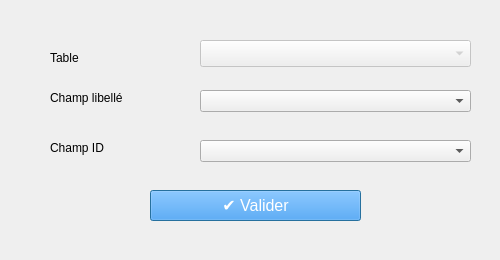
<?xml version="1.0" encoding="UTF-8"?>
<ui version="4.0">
    <class>Dialog</class>
    <widget class="QDialog" name="Dialog">
        <property name="windowModality">
            <enum>Qt::ApplicationModal</enum>
        </property>
        <property name="geometry">
            <rect>
                <x>0</x>
                <y>0</y>
                <width>500</width>
                <height>260</height>
            </rect>
        </property>
        <property name="windowTitle">
            <string>SITN 4D -Historisation d'une table</string>
        </property>
        <widget class="QComboBox" name="mapLayerComboBox">
            <property name="enabled">
                <bool>false</bool>
            </property>
            <property name="geometry">
                <rect>
                    <x>200</x>
                    <y>40</y>
                    <width>271</width>
                    <height>27</height>
                </rect>
            </property>
        </widget>
        <widget class="QPushButton" name="pushButton">
            <property name="geometry">
                <rect>
                    <x>150</x>
                    <y>190</y>
                    <width>211</width>
                    <height>31</height>
                </rect>
            </property>
            <property name="font">
                <font>
                    <pointsize>12</pointsize>
                </font>
            </property>
            <property name="styleSheet">
                <string notr="true">color:white;
background-color:#1E90FF;</string>
            </property>
            <property name="text">
                <string>✔️ Valider</string>
            </property>
            <property name="checkable">
                <bool>false</bool>
            </property>
        </widget>
        <widget class="QComboBox" name="libelleComboBox">
            <property name="geometry">
                <rect>
                    <x>200</x>
                    <y>90</y>
                    <width>271</width>
                    <height>22</height>
                </rect>
            </property>
        </widget>
        <widget class="QComboBox" name="idComboBox">
            <property name="geometry">
                <rect>
                    <x>200</x>
                    <y>140</y>
                    <width>271</width>
                    <height>22</height>
                </rect>
            </property>
        </widget>
        <widget class="QLabel" name="label">
            <property name="geometry">
                <rect>
                    <x>50</x>
                    <y>50</y>
                    <width>91</width>
                    <height>16</height>
                </rect>
            </property>
            <property name="text">
                <string>Table</string>
            </property>
        </widget>
        <widget class="QLabel" name="label_2">
            <property name="geometry">
                <rect>
                    <x>50</x>
                    <y>90</y>
                    <width>91</width>
                    <height>16</height>
                </rect>
            </property>
            <property name="text">
                <string>Champ libellé</string>
            </property>
        </widget>
        <widget class="QLabel" name="label_3">
            <property name="geometry">
                <rect>
                    <x>50</x>
                    <y>140</y>
                    <width>91</width>
                    <height>16</height>
                </rect>
            </property>
            <property name="text">
                <string>Champ ID</string>
            </property>
        </widget>
    </widget>
    <customwidgets>
        <customwidget>
            <class>QgsMapLayerComboBox</class>
            <extends>QComboBox</extends>
            <header>qgsmaplayercombobox.h</header>
        </customwidget>
    </customwidgets>
    <resources/>
    <connections/>
</ui>
